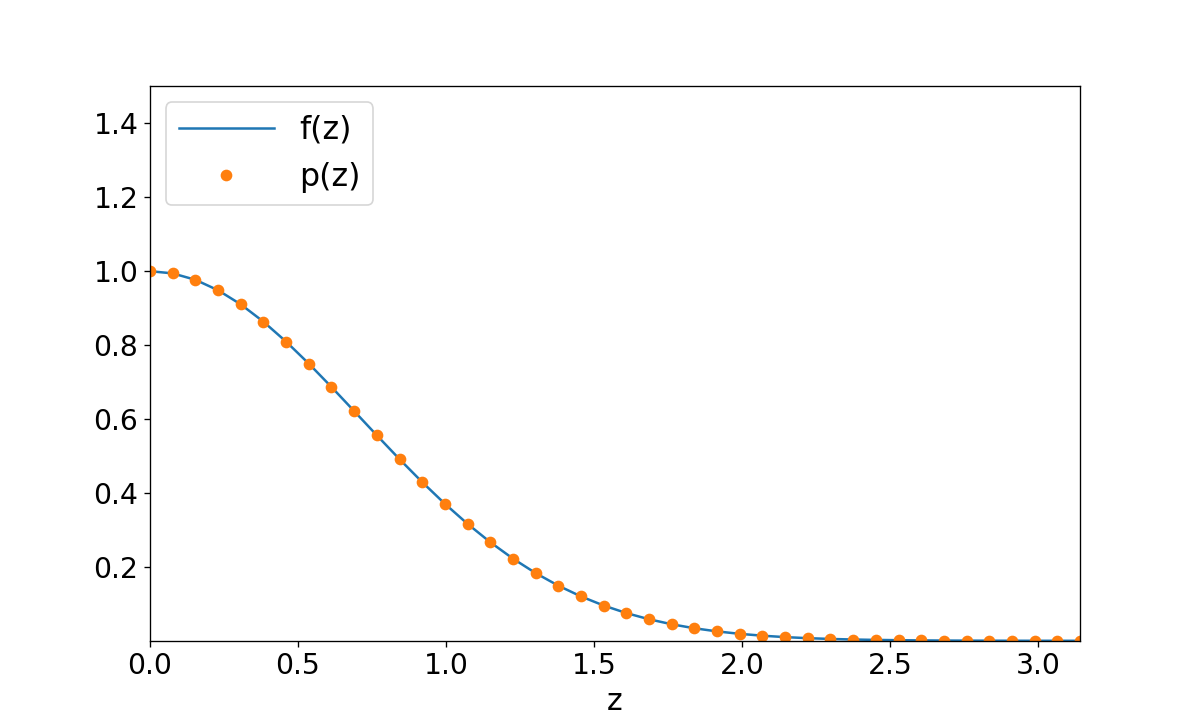

Python code for this plot:
"""implementation of Barycentric Lagrange Interpolation in 1D and 2D"""
import numpy as np
import matplotlib.pyplot as plt
#create grid
zmin=0
zmax=np.pi
N=21

def grid(xmin,xmax,Nx):
     x=np.zeros(Nx)
     cx=(xmax-xmin)/2
     dx=(xmax+xmin)/2
     for j in range(0,Nx):
         x[j]=-np.cos(j*np.pi/(Nx-1))*cx+dx
     return x
#create test function 1D
def f(z):
    return np.exp(-z**2)

zz=grid(zmin,zmax,N)
fzz=f(zz)
#1D Interpolation
def omega(zz):
    N=len(zz)
    w=np.zeros(N)
    for i in range(0,N):
        zi=zz[i]
        wi=1
        for j in range(0,i):
            wi*=zi-zz[j]
        for j in range(i+1,N):
            wi*=zi-zz[j]
        w[i]=1/wi
    return w
w=omega(zz)

def p(z,fzz):
    result=np.zeros(len(z))
    for i in range (0,len(z)):
       C1=0
       C2=0
       for j in range (0,len(w)):
          if(np.abs(z[i]-zz[j])<0.00001):
              C1=1
              C2=fzz[j]
              break
          else:
             C1=C1+w[j]/(z[i]-zz[j])
             C2=C2+w[j]/(z[i]-zz[j])*fzz[j]
       result[i]=C2/C1
    return result
#interpolate test function into new grid
z=np.linspace(zmin,zmax,2*N)

ax1 = plt.subplots(1, sharex=True, figsize=(10,6))
plt.plot(z,f(z),"-",label="f(z)")
plt.plot(z,p(z,fzz),"o",label="p(z)")
plt.xlabel("z",fontsize=18)
plt.yticks(fontsize= 17)
plt.xticks(fontsize= 17)
plt.xlim(zmin,zmax)
plt.ylim(np.min(f(z)),np.max(f(z))+0.5)
plt.legend(loc=2,fontsize=19,handlelength=3)
plt.savefig("interpolation.png",dpi=120)
plt.show()

#2D Interpolation
def L(x0,x):
     Lx=np.zeros(len(x))
     ka=np.where(np.abs(x-x0)<=0.000001)
     if(ka[0].size>0):
        Lx[ka]=1
        return Lx

     wx=omega(x)
     C1x=np.sum(wx/(x0-x))
     C2x=wx/(x0-x)
     Lx=C2x/C1x
     return Lx

def  interpolation2D(x0,y0,x,y,f):

     Lx=L(x0,x)
     Ly=L(y0,y)
     C=0
     L0=np.kron(Lx,Ly)
     C=np.dot(L0,f)
     return C
